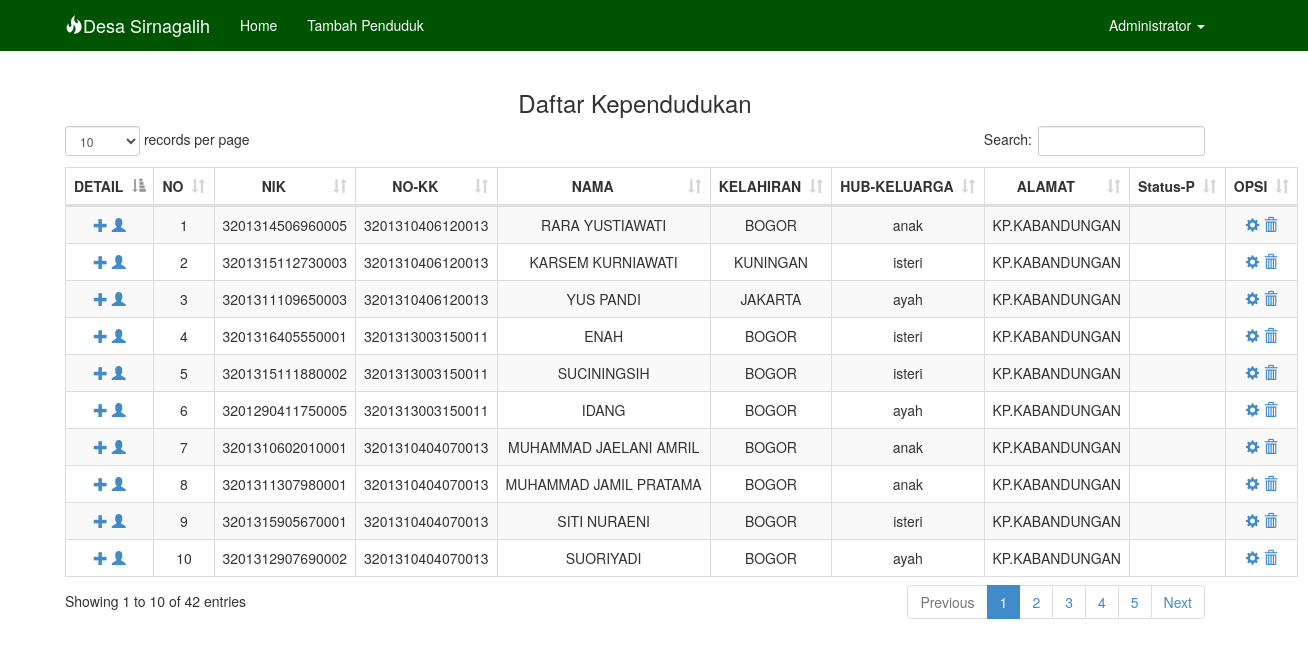
/modul/tampil.php, run on the app's committed database.
### tables this page shows
CREATE TABLE IF NOT EXISTS `data` (
`id_penduduk` int(60) NOT NULL,
  `nik` varchar(20) NOT NULL,
  `kk` varchar(20) NOT NULL,
  `nama` varchar(80) NOT NULL,
  `agama` varchar(80) NOT NULL,
  `t_lahir` varchar(80) NOT NULL,
  `tgl_lahir` date NOT NULL,
  `j_kel` enum('L','P') NOT NULL,
  `gol_darah` varchar(10) NOT NULL,
  `w_negara` varchar(20) NOT NULL,
  `pendidikan` varchar(20) NOT NULL,
  `pekerjaan` varchar(20) NOT NULL,
  `s_nikah` varchar(20) NOT NULL,
  `hubkel` varchar(30) NOT NULL,
  `alamatl` text NOT NULL,
  `rt` varchar(20) NOT NULL,
  `rw` varchar(20) NOT NULL,
  `nayah` varchar(20) NOT NULL,
  `nibu` varchar(20) NOT NULL,
  `pas` varchar(20) NOT NULL,
  `kitap` varchar(20) NOT NULL,
  `id_keluarga` int(40) NOT NULL,
  `statuspen` varchar(30) NOT NULL
);

### modul/tampil.php (the view, shortened to what this page needs)
<!DOCTYPE html>
<html lang="en">
  <head>
    <link href="../css/bootstrap.min.css" rel="stylesheet">
    <link rel="stylesheet" href="../css/dataTables.bootstrap.css"/>
  </head>
  <body>
<div class="navbar navbar-inverse navbar-fixed-top" role="navigation">
  <div class="container">
    <div class="navbar-header">
      <a class="navbar-brand" href="#"><span class="glyphicon glyphicon-fire"></span>Desa Sirnagalih</a>
    </div>
    <div class="navbar-collapse collapse">
      <ul class="nav navbar-nav">
      	<li><a href="../index.php">Home</a></li>
        <li><a href="tambah.php">Tambah Penduduk</a></li>
      </ul>
      <ul class="nav navbar-nav navbar-right">
        <li class="dropdown active">
          <a href="#" class="dropdown-toggle" data-toggle="dropdown">
            Administrator <b class="caret"></b>
          </a>
        </li>
      </ul>
    </div>
  </div>
</div>
	 <div class="container">
   <center><h3>Daftar Kependudukan</h3></center>
	<table id="example2" class="table table-striped table-bordered dt-responsive nowrap" width="100%">
    	<thead>
		<tr>
      <th>DETAIL</th>
			<th>NO</th>
      <th>NIK</th>
      <th>NO-KK</th>
      <th>NAMA</th>
			<th>KELAHIRAN</th>
      <th>HUB-KELUARGA</th>
      <th>ALAMAT</th>
      <th>Status-P</th>
      <th>OPSI</th>
		</tr>
		 </thead>
	<tbody>
		<?php
    $query = mysql_query("SELECT * FROM data ORDER BY id_penduduk DESC") or die(mysql_error());
		if(mysql_num_rows($query) == 0){
		echo '<tr><td colspan="6">Tidak ada data!</td></tr>';
		}else{
			$no = 1;
			while($data = mysql_fetch_array($query)){
				echo '<tr>';
         echo '<td><a href="detpenduduk.php?id='.$data['id_penduduk'].'">
          <span class="glyphicon glyphicon-plus" aria-hidden="true"></span></a>
          <a href="detail.php?id='.$data['id_keluarga'].'">
          <span class="glyphicon glyphicon-user" aria-hidden="true"></span></a>
         </td>';
					echo '<td>'.$no.'</td>';
          echo '<td>'.$data['nik'].'</td>';
          echo '<td>'.$data['kk'].'</td>';
					echo '<td>'.$data['nama'].'</td>';
          echo '<td>'.$data['t_lahir'].'</td>';
          echo '<td>'.$data['hubkel'].'</td>';
          echo '<td>'.$data['alamatl'].'</td>';
          echo '<td>'.$data['statuspen'].'</td>';
          echo '<td>
          <a href="edit_pend.php?id='.$data['id_penduduk'].'">
          <span class="glyphicon glyphicon-cog" aria-hidden="true"></span></a>
          <a href="hapus.php?id='.$data['id_penduduk'].'" onclick="return confirm(\'Yakin?\')"><span class="glyphicon glyphicon-trash" aria-hidden="true"></span></a></td>';
          echo '</tr>';
				  $no++;
		    }
		  }
		?>
	</table>
</body>
</html>

### modul/tampil.php (style rules this page uses)
body { min-height: 200px; padding-top: 70px; }
.container { padding-right: 15px; margin-right: auto; margin-left: 50px; }
.navbar-inverse { background-color: #005401; border-color: #005401; }
.navbar-inverse .navbar-nav>li>a { color: #FFFFFF; }
.navbar-inverse .navbar-brand { color: #FFFFFF; }
.navbar-inverse .navbar-nav>.active>a, .navbar-inverse .navbar-nav>.active>a:hover, .navbar-inverse .navbar-nav>.active>a:focus { color: #fff; background-color: #005401; }
td, th { padding: 0; text-align: center; }

### data on the page
data: nik "3201314506960005", kk "3201310406120013", nama "RARA YUSTIAWATI", t_lahir "BOGOR", hubkel "anak", alamatl "KP.KABANDUNGAN"
data: nik "3201315112730003", kk "3201310406120013", nama "KARSEM KURNIAWATI", t_lahir "KUNINGAN", hubkel "isteri", alamatl "KP.KABANDUNGAN"
data: nik "3201311109650003", kk "3201310406120013", nama "YUS PANDI", t_lahir "JAKARTA", hubkel "ayah", alamatl "KP.KABANDUNGAN"
data: nik "3201316405550001", kk "3201313003150011", nama "ENAH", t_lahir "BOGOR", hubkel "isteri", alamatl "KP.KABANDUNGAN"
data: nik "3201315111880002", kk "3201313003150011", nama "SUCININGSIH", t_lahir "BOGOR", hubkel "isteri", alamatl "KP.KABANDUNGAN"
data: nik "3201290411750005", kk "3201313003150011", nama "IDANG", t_lahir "BOGOR", hubkel "ayah", alamatl "KP.KABANDUNGAN"
data: nik "3201310602010001", kk "3201310404070013", nama "MUHAMMAD JAELANI AMRIL", t_lahir "BOGOR", hubkel "anak", alamatl "KP.KABANDUNGAN"
data: nik "3201311307980001", kk "3201310404070013", nama "MUHAMMAD JAMIL PRATAMA", t_lahir "BOGOR", hubkel "anak", alamatl "KP.KABANDUNGAN"
data: nik "3201315905670001", kk "3201310404070013", nama "SITI NURAENI", t_lahir "BOGOR", hubkel "isteri", alamatl "KP.KABANDUNGAN"
data: nik "3201312907690002", kk "3201310404070013", nama "SUORIYADI", t_lahir "BOGOR", hubkel "ayah", alamatl "KP.KABANDUNGAN"
